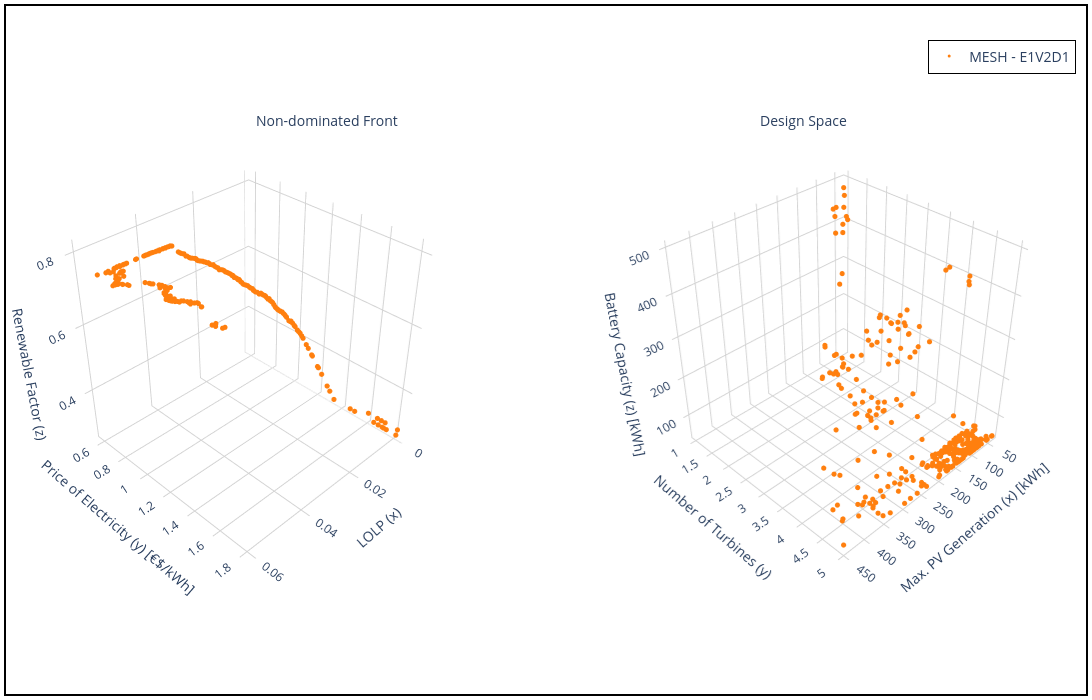

Notebook code for this chart:
### Markdown cell above
## 3D Plotting:

### Code cell
num_final_solutions = 300
position_dim = 3 # Number of variables
design_space = []
pareto_front = []

 # LAG AGM(0) Li4Ti5O12(1) LiCoO2(2) LiFePO4(3) LiMnO2(4) LiNiCoMnO2(5) LiNiCoAlO2(6) LiPoly(7) NaNiCl(8) NaS(9) NiCd(10) NiMH(11) RFV(12) Zn/Br Redox(13)
select_bat = 3
bat_name = ['LAG', 'LTO', 'LCO', 'LFP', 'LMO', 'LNCMO', 'LNCAO', 'LPoly', 'NNC', 'NaS', 'NiC', 'NMH', 'RFV', 'ZnBr']
experiment_name = bat_name[select_bat]

# Choosing the files
choose_global_best_attribution_type = [0] # [0, 1, 2 ,3]
choose_dm_pool_type = [1] # [0, 1, 2]
choose_de_mutation_type = [0] # [0, 1, 2, 3, 4]

# Name of chosen files
file_names = [
        f"MESH_G{i+1}S{j+1}D{k+1}_{experiment_name}.pkl"
        for i in choose_global_best_attribution_type
        for j in choose_dm_pool_type
        for k in choose_de_mutation_type
    ]
num_dataset = len(file_names) # Number of dataset

##### Color setup #####
solid_colors = [mcolors.to_hex(cm.tab10(i+1)) for i in range(num_dataset)] # List with solid colors
colorscales = pc.named_colorscales() # List of color scales
num_scales = len(colorscales)
#######################

##### Marker setup #####
marker_symbols = ['circle', 'circle-open', 'diamond', 'diamond-open', 'square', 'square-open', 'x']
num_symbols = len(marker_symbols)
#######################

for i in range(num_dataset):
  with open("../scripts/results/" + file_names[i], "rb") as f:
    r = pickle.load(f)
    design_space.append(
      go.Scatter3d(x=r['combined'][0][:,0], 
                   y=r['combined'][0][:,1],
                   z=r['combined'][0][:,2], #[150]*len(r['combined'][0][:,0]),
                   mode='markers', marker=dict(size=3, color=solid_colors[i]), #r['combined'][1][:,1], colorscale=colorscales[(i+1) % num_scales]),
                   name='MESH - ' + file_names[i][:6])
    )
    pareto_front.append(
      go.Scatter3d(x=r['combined'][1][:,0],
                   y=r['combined'][1][:,1],
                   z=-r['combined'][1][:,2],
                   mode='markers', marker=dict(size=3, color=solid_colors[i]), #color=r['combined'][1][:,1], colorscale=colorscales[(i+1) % num_scales]),
                   name='MESH - ' + file_names[i][:8],
                   showlegend=False)
    )

fig = make_subplots(rows=1, cols=2, specs=[[{'type': 'scatter3d'}, {'type': 'scatter3d'}]])

for i in range(num_dataset):
    fig.add_trace(pareto_front[i], row=1, col=1)
    fig.add_trace(design_space[i], row=1, col=2)

axis_range = None

# Setting layout
fig.update_layout(
    shapes=[
        dict(
            type="rect",
            xref="paper", yref="paper",
            x0=0, y0=0, x1=1, y1=1,
            line=dict(color="black", width=2),
            fillcolor="rgba(0,0,0,0)"
        )
    ],
    annotations=[
        dict(text="Non-dominated Front", x=0.23, y=0.85, showarrow=False, font=dict(size=14)),
        dict(text="Design Space", x=0.78, y=0.85, showarrow=False, font=dict(size=14))
    ],
    scene=dict(
        camera=dict(
          eye=dict(x=2,y=2,z=2)
        ),
        xaxis=dict(
            title=dict(text='LOLP (x)', font=dict(size=14)),
            tickfont=dict(size=12),
            backgroundcolor='white',   # X-axis background
            gridcolor='lightgray',     # Grid color on X axis 
            showbackground=True,       # Show background
            range=axis_range
        ),
        yaxis=dict(
            title=dict(text='Price of Electricity (y) [€$/kWh]', font=dict(size=14)),
            tickfont=dict(size=12),
            backgroundcolor='white',   # Y-axis background
            gridcolor='lightgray',     # Grid color on Y axis
            showbackground=True,       # Show background
            range=axis_range
        ),
        zaxis=dict(
            title=dict(text='Renewable Factor (z)', font=dict(size=14)),
            tickfont=dict(size=12),
            backgroundcolor='white',   # Z-axis background
            gridcolor='lightgray',     # Grid color on Z axis
            showbackground=True,       # Show background
            range=axis_range
        ),
        aspectmode='cube'
    ),
    scene2=dict(
        camera=dict(
          eye=dict(x=2,y=2,z=2)
        ),
        xaxis=dict(
            title=dict(text='Max. PV Generation (x) [kWh]', font=dict(size=14)),
            tickfont=dict(size=12),
            backgroundcolor='white',   # X-axis background
            gridcolor='lightgray',     # Grid color on X axis 
            showbackground=True,       # Show background
            range=axis_range
        ),
        yaxis=dict(
            title=dict(text='Number of Turbines (y)', font=dict(size=14)),
            tickfont=dict(size=12),
            backgroundcolor='white',   # Y-axis background
            gridcolor='lightgray',     # Grid color on Y axis
            showbackground=True,       # Show background
            range=axis_range
        ),
        zaxis=dict(
            title=dict(text='Battery Capacity (z) [kWh]', font=dict(size=14)),
            tickfont=dict(size=12),
            backgroundcolor='white',   # Z-axis background
            gridcolor='lightgray',     # Grid color on Z axis
            showbackground=True,       # Show background
            range=axis_range
        )
    ),
    legend=dict(
        x=0.99,
        y=0.95,
        xanchor="right",
        yanchor="top",
        bgcolor="rgba(255,255,255,0.8)",
        bordercolor="black",
        borderwidth=1,
        font=dict(size=14)
    ),
    showlegend=True,
    # title=dict(
    #     text='MESH - ' + experiment_name,
    #     x=0.5,  # Centering the title
    #     y=0.95,
    #     xanchor='center',
    #     yanchor='top'
    # ),
    margin=dict(l=5, r=5, b=5, t=5), # Rearrange the margin
    width=1200,   # Figure width (pixels)
    height=700,  # Figure height (pixels)
    paper_bgcolor="white",
    plot_bgcolor='white'
)

fig.show()

### Figure 1 — Plotly figure (JSON) as saved in the notebook; plotly's stock layout.template omitted (floating-point values rounded to 4 significant figures; data arrays with more than 128 entries replaced by an {"elided": "..."} marker saying what was removed)
{"data": [{"marker": {"color": "#ff7f0e", "size": 3}, "mode": "markers", "name": "MESH - E1V2D1_L", "scene": "scene", "showlegend": false, "type": "scatter3d", "x": {"elided": "300 float values"}, "y": {"elided": "300 float values"}, "z": {"elided": "300 float values"}}, {"marker": {"color": "#ff7f0e", "size": 3}, "mode": "markers", "name": "MESH - E1V2D1", "scene": "scene2", "type": "scatter3d", "x": {"elided": "300 float values"}, "y": {"elided": "300 float values"}, "z": {"elided": "300 float values"}}], "layout": {"annotations": [{"font": {"size": 14}, "showarrow": false, "text": "Non-dominated Front", "x": 0.23, "y": 0.85}, {"font": {"size": 14}, "showarrow": false, "text": "Design Space", "x": 0.78, "y": 0.85}], "height": 700, "legend": {"bgcolor": "rgba(255,255,255,0.8)", "bordercolor": "black", "borderwidth": 1, "font": {"size": 14}, "x": 0.99, "xanchor": "right", "y": 0.95, "yanchor": "top"}, "margin": {"b": 5, "l": 5, "r": 5, "t": 5}, "paper_bgcolor": "white", "plot_bgcolor": "white", "scene": {"aspectmode": "cube", "camera": {"eye": {"x": 2, "y": 2, "z": 2}}, "domain": {"x": [0, 0.45], "y": [0, 1]}, "xaxis": {"backgroundcolor": "white", "gridcolor": "lightgray", "showbackground": true, "tickfont": {"size": 12}, "title": {"font": {"size": 14}, "text": "LOLP (x)"}}, "yaxis": {"backgroundcolor": "white", "gridcolor": "lightgray", "showbackground": true, "tickfont": {"size": 12}, "title": {"font": {"size": 14}, "text": "Price of Electricity (y) [€$/kWh]"}}, "zaxis": {"backgroundcolor": "white", "gridcolor": "lightgray", "showbackground": true, "tickfont": {"size": 12}, "title": {"font": {"size": 14}, "text": "Renewable Factor (z)"}}}, "scene2": {"camera": {"eye": {"x": 2, "y": 2, "z": 2}}, "domain": {"x": [0.55, 1], "y": [0, 1]}, "xaxis": {"backgroundcolor": "white", "gridcolor": "lightgray", "showbackground": true, "tickfont": {"size": 12}, "title": {"font": {"size": 14}, "text": "Max. PV Generation (x) [kWh]"}}, "yaxis": {"backgroundcolor": "white", "gridcolor": "lightgray", "showbackground": true, "tickfont": {"size": 12}, "title": {"font": {"size": 14}, "text": "Number of Turbines (y)"}}, "zaxis": {"backgroundcolor": "white", "gridcolor": "lightgray", "showbackground": true, "tickfont": {"size": 12}, "title": {"font": {"size": 14}, "text": "Battery Capacity (z) [kWh]"}}}, "shapes": [{"fillcolor": "rgba(0,0,0,0)", "line": {"color": "black", "width": 2}, "type": "rect", "x0": 0, "x1": 1, "xref": "paper", "y0": 0, "y1": 1, "yref": "paper"}], "showlegend": true, "width": 1200}}
